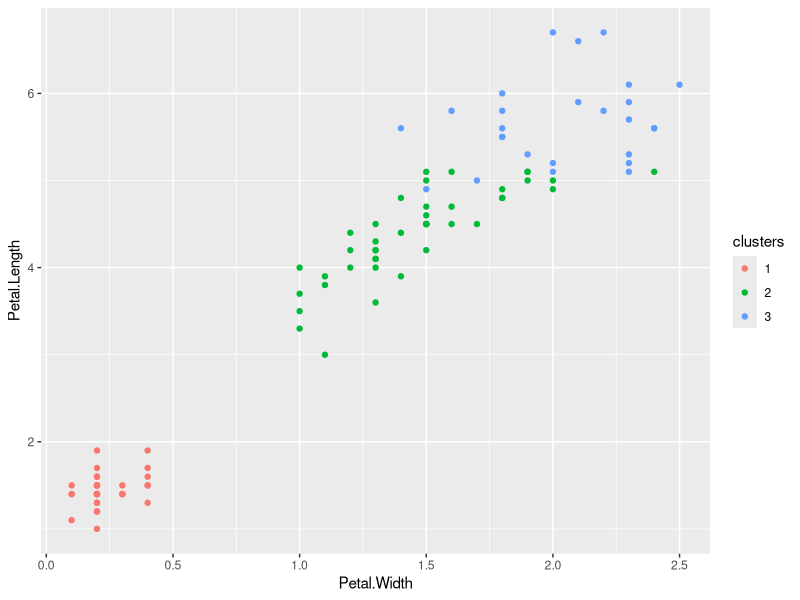

The R script that drew this image:
## ---- chunk 1
data("iris"); library(ggplot2); library(caret)
inTrain <- createDataPartition(y=iris$Species, p=0.7, list = FALSE)
training <- iris[inTrain,]
testing <- iris[-inTrain,]
dim(training); dim(testing)
## ---- chunk 2
kMeans1 <- kmeans(subset(training, select = -c(Species)), centers = 3)
training$clusters <- as.factor(kMeans1$cluster)
qplot(Petal.Width, Petal.Length, colour=clusters, data = training)
## ---- chunk 3
table(kMeans1$cluster, training$Species)
## ---- chunk 4
library(rpart)
modFit <- train(clusters ~., data = subset(training, select = -c(Species)), method ="rpart")
table(predict(modFit, training), training$Species)
## ---- chunk 5
testClusterPred <- predict(modFit, testing)
table(testClusterPred, testing$Species)
